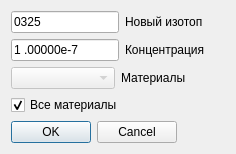
<?xml version="1.0" encoding="UTF-8"?>
<ui version="4.0">
 <class>isotopDialog</class>
 <widget class="QDialog" name="isotopDialog">
  <property name="geometry">
   <rect>
    <x>0</x>
    <y>0</y>
    <width>236</width>
    <height>150</height>
   </rect>
  </property>
  <property name="windowTitle">
   <string>Dialog</string>
  </property>
  <property name="modal">
   <bool>true</bool>
  </property>
  <layout class="QFormLayout" name="formLayout">
   <item row="0" column="0">
    <layout class="QHBoxLayout" name="horizontalLayout">
     <item>
      <widget class="QLineEdit" name="numEdit">
       <property name="sizePolicy">
        <sizepolicy hsizetype="Fixed" vsizetype="Fixed">
         <horstretch>0</horstretch>
         <verstretch>0</verstretch>
        </sizepolicy>
       </property>
       <property name="inputMask">
        <string>9999</string>
       </property>
       <property name="text">
        <string>0325</string>
       </property>
      </widget>
     </item>
     <item>
      <widget class="QLabel" name="label">
       <property name="text">
        <string>Новый изотоп</string>
       </property>
      </widget>
     </item>
    </layout>
   </item>
   <item row="1" column="0">
    <layout class="QHBoxLayout" name="horizontalLayout_2">
     <item>
      <widget class="QLineEdit" name="concEdit">
       <property name="inputMask">
        <string>#9.99999e#99</string>
       </property>
       <property name="text">
        <string>1.00000e-7</string>
       </property>
       <property name="alignment">
        <set>Qt::AlignLeading|Qt::AlignLeft|Qt::AlignVCenter</set>
       </property>
      </widget>
     </item>
     <item>
      <widget class="QLabel" name="label_2">
       <property name="text">
        <string>Концентрация</string>
       </property>
      </widget>
     </item>
    </layout>
   </item>
   <item row="3" column="0">
    <widget class="QCheckBox" name="checkBox">
     <property name="text">
      <string>Все материалы</string>
     </property>
     <property name="checked">
      <bool>true</bool>
     </property>
    </widget>
   </item>
   <item row="4" column="0">
    <widget class="QDialogButtonBox" name="buttonBox">
     <property name="orientation">
      <enum>Qt::Horizontal</enum>
     </property>
     <property name="standardButtons">
      <set>QDialogButtonBox::Cancel|QDialogButtonBox::Ok</set>
     </property>
    </widget>
   </item>
   <item row="2" column="0" colspan="2">
    <layout class="QHBoxLayout" name="horizontalLayout_3">
     <item>
      <widget class="QComboBox" name="materialBox">
       <property name="enabled">
        <bool>false</bool>
       </property>
      </widget>
     </item>
     <item>
      <widget class="QLabel" name="label_3">
       <property name="text">
        <string>Материалы</string>
       </property>
      </widget>
     </item>
    </layout>
   </item>
  </layout>
 </widget>
 <resources/>
 <connections>
  <connection>
   <sender>buttonBox</sender>
   <signal>accepted()</signal>
   <receiver>isotopDialog</receiver>
   <slot>accept()</slot>
   <hints>
    <hint type="sourcelabel">
     <x>164</x>
     <y>130</y>
    </hint>
    <hint type="destinationlabel">
     <x>157</x>
     <y>149</y>
    </hint>
   </hints>
  </connection>
  <connection>
   <sender>buttonBox</sender>
   <signal>rejected()</signal>
   <receiver>isotopDialog</receiver>
   <slot>reject()</slot>
   <hints>
    <hint type="sourcelabel">
     <x>164</x>
     <y>136</y>
    </hint>
    <hint type="destinationlabel">
     <x>249</x>
     <y>149</y>
    </hint>
   </hints>
  </connection>
  <connection>
   <sender>checkBox</sender>
   <signal>toggled(bool)</signal>
   <receiver>isotopDialog</receiver>
   <slot>allMaterials(bool)</slot>
   <hints>
    <hint type="sourcelabel">
     <x>68</x>
     <y>103</y>
    </hint>
    <hint type="destinationlabel">
     <x>222</x>
     <y>106</y>
    </hint>
   </hints>
  </connection>
 </connections>
 <slots>
  <slot>allMaterials(bool)</slot>
 </slots>
</ui>
